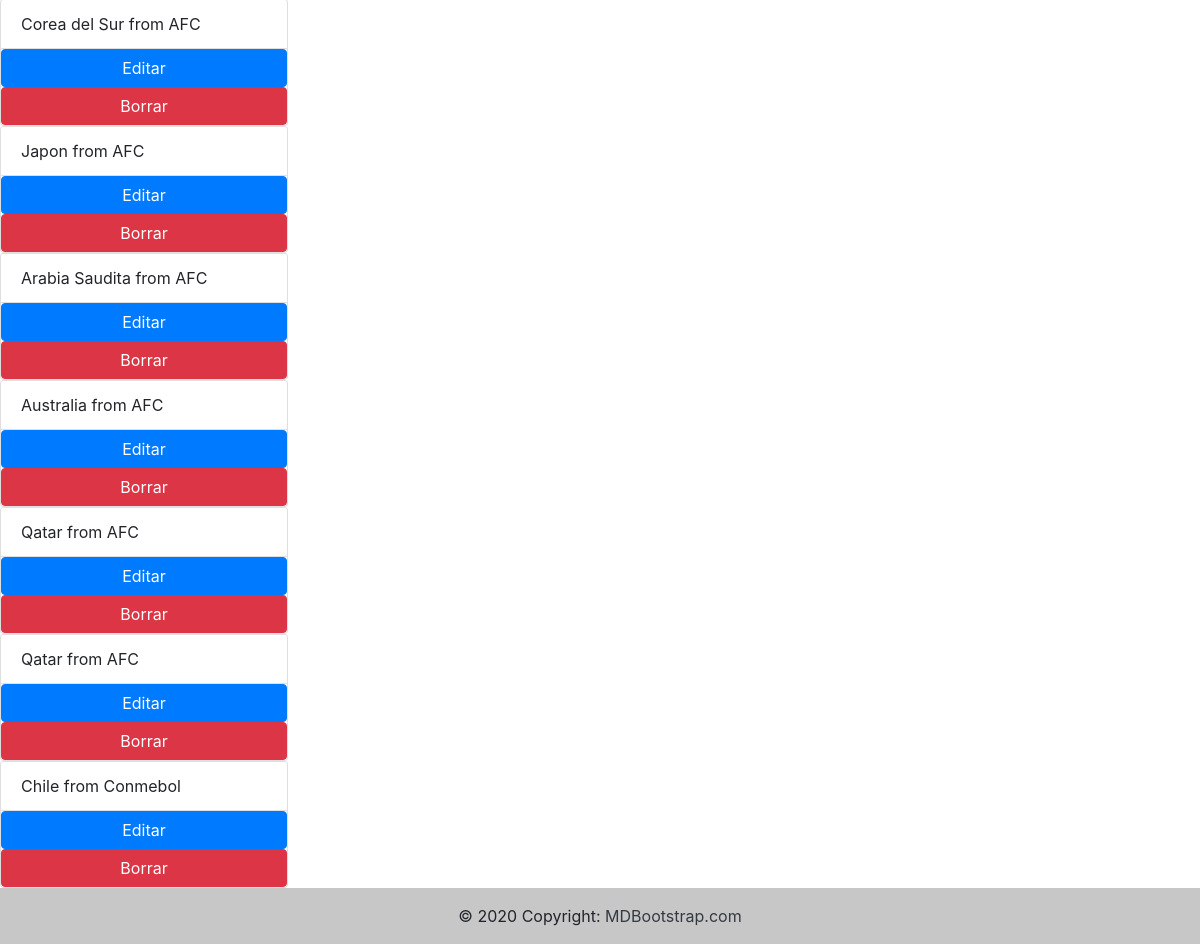
Page /selecciones/lista-equipos/ (signed in, lower part) on the earlier database version.
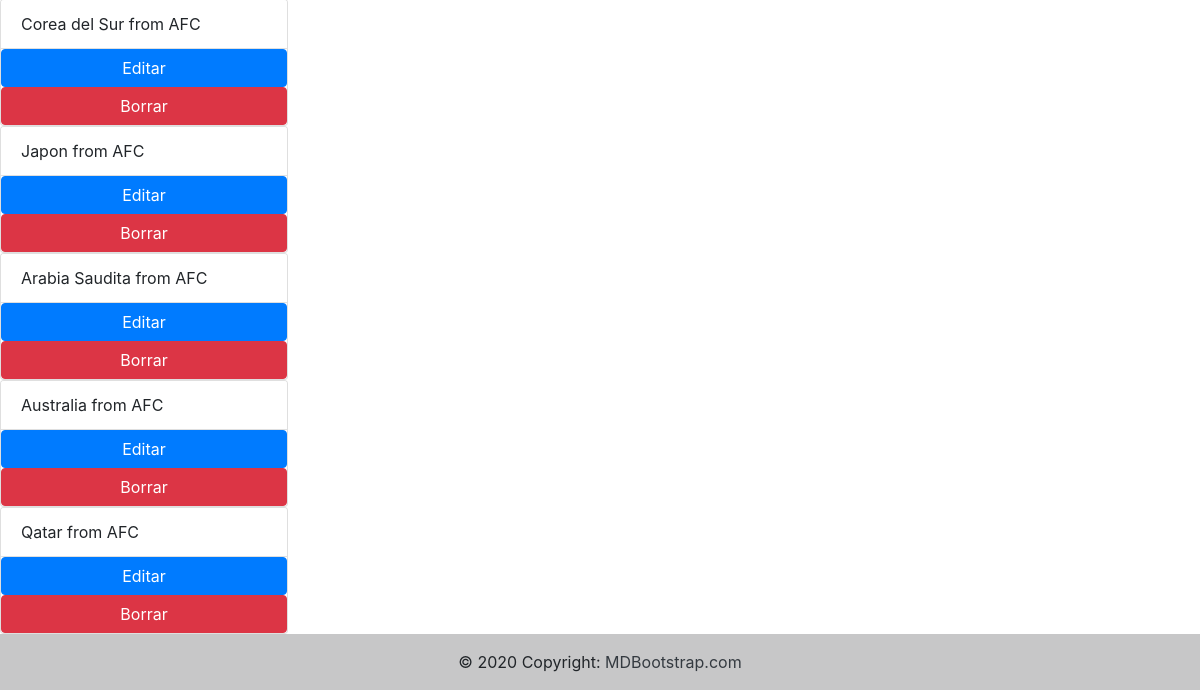
Same page on the later database version.
### selecciones/models.py (models this page shows, shortened)
class Selecciones(models.Model):
    name= models.CharField(max_length=50)
    federation= models.CharField(max_length=50)
    class Meta:
        verbose_name= "Seleccion"
        verbose_name_plural= "Selecciones"

### selecciones/views.py (the view)
# urls.py: path("lista-equipos/",list_teams, name="allteams"),
@login_required
def list_teams(request):
    teams= Selecciones.objects.all()
    context= {
        "teams": teams
    }
    return render(request, "selecciones/all_teams.html",context=context)

### templates/selecciones/all_teams.html (shortened to what this page needs)
{% extends "base.html" %}
{% block contenido_que_cambia %}
    {% for team in teams %}
    <div class="card" style="width: 18rem;">
        <ul class="list-group list-group-flush">
            <li class="list-group-item">{{team.name}} from  {{team.federation}}</li>
            <a href="/selecciones/editar-equipo/{{team.id}}/" class="btn btn-primary">Editar</a>
            <a href="/selecciones/borrar-equipo/{{team.id}}/" class="btn btn-danger">Borrar</a>
        </ul>
    </div>
    {% endfor %}
{% endblock %}

Differences in the rows shown:
removed Selecciones: name "Qatar", federation "AFC"
removed Selecciones: name "Chile", federation "Conmebol"
